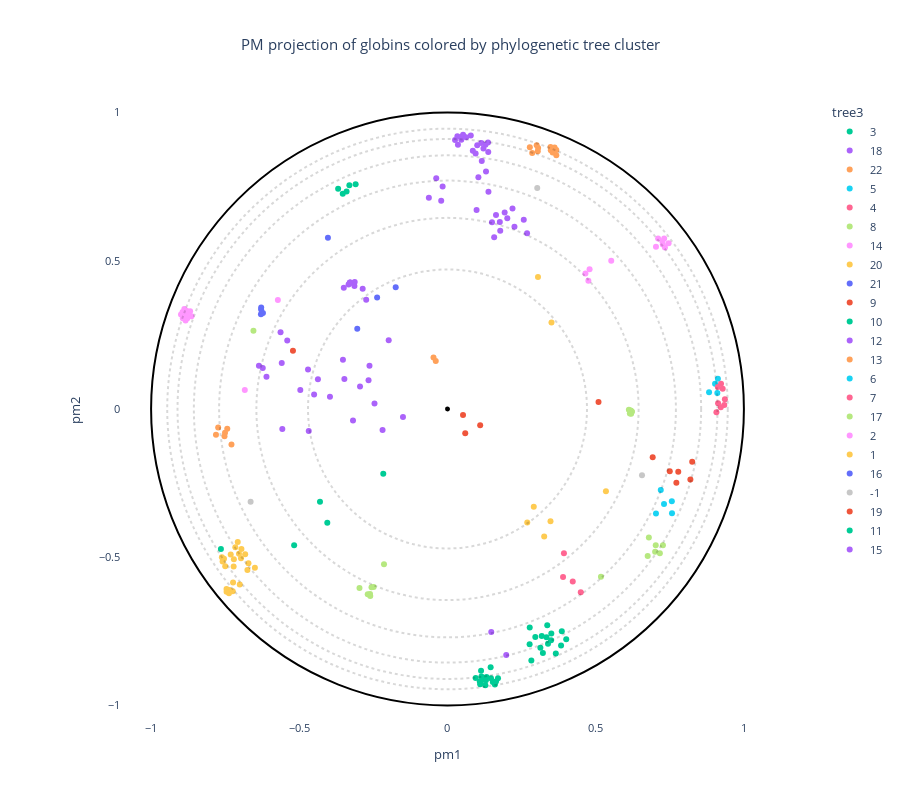

Notebook cell for this chart:
### Code cell
trace1 = plot_embedding_interactive(df5, 
                                    labels_name = 'tree3',
                                    show_text=True, 
                                    color_palette = globin_palette,
                                    title = "PM projection of globins colored by phylogenetic tree cluster",
                                    fontsize = 11
                              )
trace1.write_image(path_to_figures+"/Globins_by_tree3.pdf")
trace1.show()

### Figure 1 — Plotly figure (JSON) as saved in the notebook; plotly's stock layout.template omitted (floating-point values rounded to 4 significant figures; data arrays with more than 128 entries replaced by an {"elided": "..."} marker saying what was removed)
{"data": [{"customdata": [[5, 3, 3, 2, "Globin C, coelomic", "Globin", "Caudina arenicola", "Caudina", 2.101, "Echinodermata"], [4, 2, 3, 2, "Hemoglobin", "Hemoglobin", "Hemipholis cordifera", "Hemipholis", 2.327, "Echinodermata"], [4, 2, 3, 2, "Hemoglobin", "Hemoglobin", "Ophiactis simplex", "Ophiactis", 2.22, "Echinodermata"], [4, 2, 3, 2, "Hemoglobin", "Hemoglobin", "Ophiactis simplex", "Ophiactis", 2.262, "Echinodermata"], [-1, -1, 3, 2, "Extracellular globin 1", "Extracellular", "Metaphire sieboldi", "Metaphire", 2.434, "Annelida"]], "hovertemplate": "<b>%{hovertext}</b><br><br>tree3=%{customdata[2]}<br>pm1=%{x}<br>pm2=%{y}<br>tree1=%{customdata[0]}<br>tree2=%{customdata[1]}<br>tree4=%{customdata[3]}<br>full_name=%{customdata[4]}<br>short_name=%{customdata[5]}<br>full_species=%{customdata[6]}<br>short_species=%{customdata[7]}<br>evo_distance=%{customdata[8]}<br>Color_species=%{customdata[9]}<extra></extra>", "hovertext": [3, 3, 3, 3, 3], "legendgroup": "3", "marker": {"color": "#00cc96", "symbol": "circle"}, "mode": "markers", "name": "3", "orientation": "v", "showlegend": true, "type": "scatter", "x": [-0.2167, -0.4302, -0.4056, -0.5174, -0.7645], "xaxis": "x", "y": [-0.2186, -0.3126, -0.3843, -0.4599, -0.4726], "yaxis": "y"}, {"customdata": {"elided": "33x10 mixed values"}, "hovertemplate": "<b>%{hovertext}</b><br><br>tree3=%{customdata[2]}<br>pm1=%{x}<br>pm2=%{y}<br>tree1=%{customdata[0]}<br>tree2=%{customdata[1]}<br>tree4=%{customdata[3]}<br>full_name=%{customdata[4]}<br>short_name=%{customdata[5]}<br>full_species=%{customdata[6]}<br>short_species=%{customdata[7]}<br>evo_distance=%{customdata[8]}<br>Color_species=%{customdata[9]}<extra></extra>", "hovertext": [18, 18, 18, 18, 18, 18, 18, 18, 18, 18, 18, 18, 18, 18, 18, 18, 18, 18, 18, 18, 18, 18, 18, 18, 18, 18, 18, 18, 18, 18, 18, 18, 18], "legendgroup": "18", "marker": {"color": "#ab63fa", "symbol": "circle"}, "mode": "markers", "name": "18", "orientation": "v", "showlegend": true, "type": "scatter", "x": [-0.2463, -0.4705, -0.6362, -0.5592, -0.6107, -0.3965, -0.3188, -0.5632, -0.5406, -0.2632, -0.3479, -0.4966, -0.314, -0.3287, -0.3131, -0.2743, -0.3288, -0.3337, -0.2861, -0.3284, -0.1984, -0.2191, -0.1502, -0.45, -0.6233, -0.5573, -0.4372, -0.3528, -0.3307, -0.2664, -0.3499, -0.4681, -0.2951], "xaxis": "x", "y": [0.01823, 0.1333, 0.1454, 0.1551, 0.1089, 0.04161, -0.03921, 0.2587, 0.2306, 0.1459, 0.101, 0.06428, 0.4147, 0.4263, 0.4284, 0.3685, 0.4256, 0.42, 0.406, 0.4265, 0.2316, -0.07131, -0.02668, 0.04888, 0.138, -0.06725, 0.1001, 0.1659, 0.4242, 0.09678, 0.4093, -0.07441, 0.0756], "yaxis": "y"}, {"customdata": [[-1, 40, 22, 11, "ACYPI007228 protein", "ACYPI007228", "Acyrthosiphon pisum", "Acyrthosiphon", 0.4446, "Arthropoda"], [10, 38, 22, 9, "Hemoglobin T1 polymer", "Hemoglobin", "Artemia salina", "Artemia", 1.847, "Arthropoda"], [10, 38, 22, 9, "Hemoglobin P polymer", "Hemoglobin", "Parartemia zietziana", "Parartemia", 1.919, "Arthropoda"], [11, 38, 22, 9, "Hemoglobin T1 polymer", "Hemoglobin", "Artemia salina", "Artemia", 1.781, "Arthropoda"], [11, 38, 22, 9, "Hemoglobin P polymer", "Hemoglobin", "Parartemia zietziana", "Parartemia", 1.74, "Arthropoda"], [11, 38, 22, 9, "Hemoglobin C1 polymer", "Hemoglobin", "Artemia salina", "Artemia", 1.703, "Arthropoda"], [-1, 38, 22, 9, "Hemoglobin P polymer", "Hemoglobin", "Parartemia zietziana", "Parartemia", 2.089, "Arthropoda"], [-1, 40, 22, 11, "Uncharacterized protein", "Uncharacterized", "Acyrthosiphon pisum", "Acyrthosiphon", 0.9009, "Arthropoda"]], "hovertemplate": "<b>%{hovertext}</b><br><br>tree3=%{customdata[2]}<br>pm1=%{x}<br>pm2=%{y}<br>tree1=%{customdata[0]}<br>tree2=%{customdata[1]}<br>tree4=%{customdata[3]}<br>full_name=%{customdata[4]}<br>short_name=%{customdata[5]}<br>full_species=%{customdata[6]}<br>short_species=%{customdata[7]}<br>evo_distance=%{customdata[8]}<br>Color_species=%{customdata[9]}<extra></extra>", "hovertext": [22, 22, 22, 22, 22, 22, 22, 22], "legendgroup": "22", "marker": {"color": "#FFA15A", "symbol": "circle"}, "mode": "markers", "name": "22", "orientation": "v", "showlegend": true, "type": "scatter", "x": [-0.03961, -0.7737, -0.7811, -0.7431, -0.7506, -0.7524, -0.7288, -0.04717], "xaxis": "x", "y": [0.1621, -0.06273, -0.08738, -0.06715, -0.0806, -0.09165, -0.1201, 0.1739], "yaxis": "y"}, {"customdata": [[13, 17, 5, 7, "Uncharacterized protein", "Uncharacterized", "Capitella teleta", "Capitella", 2.144, "Annelida"], [13, 17, 5, 7, "Uncharacterized protein", "Uncharacterized", "Capitella teleta", "Capitella", 2.237, "Annelida"], [-1, 17, 5, 7, "Uncharacterized protein (Fragment)", "Uncharacterized", "Capitella teleta", "Capitella", 2.669, "Annelida"], [-1, 17, 5, 7, "Uncharacterized protein", "Uncharacterized", "Capitella teleta", "Capitella", 2.428, "Annelida"]], "hovertemplate": "<b>%{hovertext}</b><br><br>tree3=%{customdata[2]}<br>pm1=%{x}<br>pm2=%{y}<br>tree1=%{customdata[0]}<br>tree2=%{customdata[1]}<br>tree4=%{customdata[3]}<br>full_name=%{customdata[4]}<br>short_name=%{customdata[5]}<br>full_species=%{customdata[6]}<br>short_species=%{customdata[7]}<br>evo_distance=%{customdata[8]}<br>Color_species=%{customdata[9]}<extra></extra>", "hovertext": [5, 5, 5, 5], "legendgroup": "5", "marker": {"color": "#19d3f3", "symbol": "circle"}, "mode": "markers", "name": "5", "orientation": "v", "showlegend": true, "type": "scatter", "x": [0.9103, 0.8825, 0.9122, 0.9027], "xaxis": "x", "y": [0.05401, 0.05633, 0.1016, 0.08514], "yaxis": "y"}, {"customdata": [[-1, -1, 4, 7, "Uncharacterized protein", "Uncharacterized", "Capitella teleta", "Capitella", 2.502, "Annelida"], [-1, 7, 4, 7, "Cytoglobin 2", "Cytoglobin", "Crassostrea gigas", "Crassostrea", 2.349, "Mollusca"], [-1, 7, 4, 7, "Uncharacterized protein", "Uncharacterized", "Lottia gigantea", "Lottia", 2.433, "Mollusca"], [12, 6, 4, 7, "Protein CBR GLB 7", "Protein", "Caenorhabditis briggsae", "Caenorhabditis", 3.016, "Nematoda"], [12, 6, 4, 7, "Uncharacterized protein", "Uncharacterized", "Haemonchus placei", "Haemonchus", 3.29, "Nematoda"], [-1, 6, 4, 7, "Cre glb 30 protein", "Cre", "Ascaris suum", "Ascaris", 3.176, "Nematoda"], [-1, -1, 4, 7, "Globin like protein 26", "Globin", "Trichinella pseudospiralis", "Trichinella", 3.038, "Nematoda"], [-1, 6, 4, 7, "Uncharacterized protein", "Uncharacterized", "Ancylostoma ceylanicum", "Ancylostoma", 3.207, "Nematoda"]], "hovertemplate": "<b>%{hovertext}</b><br><br>tree3=%{customdata[2]}<br>pm1=%{x}<br>pm2=%{y}<br>tree1=%{customdata[0]}<br>tree2=%{customdata[1]}<br>tree4=%{customdata[3]}<br>full_name=%{customdata[4]}<br>short_name=%{customdata[5]}<br>full_species=%{customdata[6]}<br>short_species=%{customdata[7]}<br>evo_distance=%{customdata[8]}<br>Color_species=%{customdata[9]}<extra></extra>", "hovertext": [4, 4, 4, 4, 4, 4, 4, 4], "legendgroup": "4", "marker": {"color": "#FF6692", "symbol": "circle"}, "mode": "markers", "name": "4", "orientation": "v", "showlegend": true, "type": "scatter", "x": [0.9284, 0.9228, 0.912, 0.9128, 0.9072, 0.9337, 0.9358, 0.9221], "xaxis": "x", "y": [0.06817, 0.08477, 0.07397, 0.01936, -0.01067, 0.01346, 0.03296, 0.005769], "yaxis": "y"}, {"customdata": {"elided": "15x10 mixed values"}, "hovertemplate": "<b>%{hovertext}</b><br><br>tree3=%{customdata[2]}<br>pm1=%{x}<br>pm2=%{y}<br>tree1=%{customdata[0]}<br>tree2=%{customdata[1]}<br>tree4=%{customdata[3]}<br>full_name=%{customdata[4]}<br>short_name=%{customdata[5]}<br>full_species=%{customdata[6]}<br>short_species=%{customdata[7]}<br>evo_distance=%{customdata[8]}<br>Color_species=%{customdata[9]}<extra></extra>", "hovertext": [8, 8, 8, 8, 8, 8, 8, 8, 8, 8, 8, 8, 8, 8, 8], "legendgroup": "8", "marker": {"color": "#B6E880", "symbol": "circle"}, "mode": "markers", "name": "8", "orientation": "v", "showlegend": true, "type": "scatter", "x": [0.6793, 0.5177, 0.6203, 0.6181, 0.7025, 0.6119, 0.6753, 0.7164, 0.6152, 0.7005, 0.6219, 0.6179, 0.6217, 0.6195, 0.7267], "xaxis": "x", "y": [-0.4333, -0.5663, -0.00737, -0.006285, -0.4596, -0.002751, -0.496, -0.4867, -0.0156, -0.4819, -0.009004, -0.00521, -0.008885, -0.01581, -0.4601], "yaxis": "y"}, {"customdata": [[-1, 23, 14, 6, "Globin", "Globin", "Branchiostoma floridae", "Branchiostoma", 2.133, "Chordata"], [34, 23, 14, 6, "Globin", "Globin", "Branchiostoma floridae", "Branchiostoma", 2.166, "Chordata"], [33, 24, 14, 6, "Uncharacterized protein", "Uncharacterized", "Ciona savignyi", "Ciona", 2.805, "Chordata"], [33, 24, 14, 6, "Uncharacterized protein", "Uncharacterized", "Ciona intestinalis", "Ciona", 2.811, "Chordata"], [33, 24, 14, 6, "Globin", "Globin", "Ciona intestinalis", "Ciona", 2.838, "Chordata"], [33, 24, 14, 6, "Uncharacterized protein", "Uncharacterized", "Ciona savignyi", "Ciona", 2.966, "Chordata"], [35, 24, 14, 6, "Uncharacterized protein", "Uncharacterized", "Ciona savignyi", "Ciona", 2.658, "Chordata"], [35, 24, 14, 6, "Globin", "Globin", "Ciona intestinalis", "Ciona", 2.609, "Chordata"], [34, 23, 14, 6, "Putative uncharacterized protein", "Putative", "Branchiostoma floridae", "Branchiostoma", 2.38, "Chordata"], [34, 23, 14, 6, "Putative uncharacterized protein", "Putative", "Branchiostoma floridae", "Branchiostoma", 2.388, "Chordata"], [-1, -1, 14, 6, "Neuroglobin like protein", "Neuroglobin", "Saccoglossus kowalevskii", "Saccoglossus", 2.36, "Hemichordata"], [-1, 24, 14, 6, "Globin", "Globin", "Ciona intestinalis", "Ciona", 3.129, "Chordata"]], "hovertemplate": "<b>%{hovertext}</b><br><br>tree3=%{customdata[2]}<br>pm1=%{x}<br>pm2=%{y}<br>tree1=%{customdata[0]}<br>tree2=%{customdata[1]}<br>tree4=%{customdata[3]}<br>full_name=%{customdata[4]}<br>short_name=%{customdata[5]}<br>full_species=%{customdata[6]}<br>short_species=%{customdata[7]}<br>evo_distance=%{customdata[8]}<br>Color_species=%{customdata[9]}<extra></extra>", "hovertext": [14, 14, 14, 14, 14, 14, 14, 14, 14, 14, 14, 14], "legendgroup": "14", "marker": {"color": "#FF97FF", "symbol": "circle"}, "mode": "markers", "name": "14", "orientation": "v", "showlegend": true, "type": "scatter", "x": [0.5524, 0.4753, 0.7336, 0.7263, 0.7249, 0.731, 0.7105, 0.7033, 0.4793, 0.4654, -0.6839, 0.746], "xaxis": "x", "y": [0.5002, 0.4327, 0.5451, 0.5549, 0.5649, 0.5749, 0.575, 0.547, 0.4716, 0.4573, 0.06398, 0.5591], "yaxis": "y"}, {"customdata": [[-1, 39, 20, 10, "Uncharacterized protein", "Uncharacterized", "Strongylocentrotus purpuratus", "Strongylocentrotus", 1.753, "Echinodermata"], [-1, 39, 20, 7, "Putative uncharacterized protein", "Putative", "Branchiostoma floridae", "Branchiostoma", 1.933, "Chordata"], [-1, -1, 20, 7, "Putative uncharacterized protein", "Putative", "Trichoplax adhaerens", "Trichoplax", 2.316, "Placozoa"], [23, 16, 20, 7, "Uncharacterized protein", "Uncharacterized", "Arion vulgaris", "Arion", 2.609, "Mollusca"], [-1, 16, 20, 7, "Uncharacterized protein", "Uncharacterized", "Lottia gigantea", "Lottia", 2.73, "Mollusca"], [23, 16, 20, 7, "Cytoglobin 1", "Cytoglobin", "Crassostrea gigas", "Crassostrea", 2.855, "Mollusca"], [23, 16, 20, 7, "Uncharacterized protein", "Uncharacterized", "Lottia gigantea", "Lottia", 2.731, "Mollusca"]], "hovertemplate": "<b>%{hovertext}</b><br><br>tree3=%{customdata[2]}<br>pm1=%{x}<br>pm2=%{y}<br>tree1=%{customdata[0]}<br>tree2=%{customdata[1]}<br>tree4=%{customdata[3]}<br>full_name=%{customdata[4]}<br>short_name=%{customdata[5]}<br>full_species=%{customdata[6]}<br>short_species=%{customdata[7]}<br>evo_distance=%{customdata[8]}<br>Color_species=%{customdata[9]}<extra></extra>", "hovertext": [20, 20, 20, 20, 20, 20, 20], "legendgroup": "20", "marker": {"color": "#FECB52", "symbol": "circle"}, "mode": "markers", "name": "20", "orientation": "v", "showlegend": true, "type": "scatter", "x": [0.3053, 0.3508, 0.5345, 0.2691, 0.2911, 0.3262, 0.3475], "xaxis": "x", "y": [0.4449, 0.2915, -0.2776, -0.3828, -0.33, -0.4302, -0.3792], "yaxis": "y"}, {"customdata": [[-1, 37, 21, 10, "Uncharacterized protein", "Uncharacterized", "Lutzomyia longipalpis", "Lutzomyia", 1.946, "Arthropoda"], [47, 36, 21, 10, "Putative hemoglobin like flavoprotein (Fragment)", "Hemoglobin", "Rhodnius neglectus", "Rhodnius", 1.846, "Arthropoda"], [47, 36, 21, 10, "Putative hemoglobin like flavoprotein (Fragment)", "Hemoglobin", "Triatoma infestans", "Triatoma", 1.904, "Arthropoda"], [-1, 37, 21, 10, "Uncharacterized protein", "Uncharacterized", "Glossina morsitans", "Glossina", 2.019, "Arthropoda"]], "hovertemplate": "<b>%{hovertext}</b><br><br>tree3=%{customdata[2]}<br>pm1=%{x}<br>pm2=%{y}<br>tree1=%{customdata[0]}<br>tree2=%{customdata[1]}<br>tree4=%{customdata[3]}<br>full_name=%{customdata[4]}<br>short_name=%{customdata[5]}<br>full_species=%{customdata[6]}<br>short_species=%{customdata[7]}<br>evo_distance=%{customdata[8]}<br>Color_species=%{customdata[9]}<extra></extra>", "hovertext": [21, 21, 21, 21], "legendgroup": "21", "marker": {"color": "#636efa", "symbol": "circle"}, "mode": "markers", "name": "21", "orientation": "v", "showlegend": true, "type": "scatter", "x": [-0.2374, -0.4034, -0.3044, -0.1747], "xaxis": "x", "y": [0.3758, 0.5781, 0.271, 0.4106], "yaxis": "y"}, {"customdata": [[-1, -1, 9, 3, "Uncharacterized protein", "Uncharacterized", "Amphimedon queenslandica", "Amphimedon", 2.522, "Porifera"], [14, 10, 9, 3, "Uncharacterized protein", "Uncharacterized", "Strongylocentrotus purpuratus", "Strongylocentrotus", 2.654, "Echinodermata"], [-1, -1, 9, 3, "Uncharacterized protein", "Uncharacterized", "Micromonas commoda", "Micromonas", 2.71, "Viridiplantae"], [14, 10, 9, 3, "Uncharacterized protein", "Uncharacterized", "Strongylocentrotus purpuratus", "Strongylocentrotus", 2.587, "Echinodermata"], [-1, 10, 9, 3, "Uncharacterized protein", "Uncharacterized", "Strongylocentrotus purpuratus", "Strongylocentrotus", 2.519, "Echinodermata"], [14, 10, 9, 3, "Uncharacterized protein", "Uncharacterized", "Strongylocentrotus purpuratus", "Strongylocentrotus", 2.276, "Echinodermata"], [14, 10, 9, 3, "Uncharacterized protein", "Uncharacterized", "Strongylocentrotus purpuratus", "Strongylocentrotus", 2.867, "Echinodermata"]], "hovertemplate": "<b>%{hovertext}</b><br><br>tree3=%{customdata[2]}<br>pm1=%{x}<br>pm2=%{y}<br>tree1=%{customdata[0]}<br>tree2=%{customdata[1]}<br>tree4=%{customdata[3]}<br>full_name=%{customdata[4]}<br>short_name=%{customdata[5]}<br>full_species=%{customdata[6]}<br>short_species=%{customdata[7]}<br>evo_distance=%{customdata[8]}<br>Color_species=%{customdata[9]}<extra></extra>", "hovertext": [9, 9, 9, 9, 9, 9, 9], "legendgroup": "9", "marker": {"color": "#EF553B", "symbol": "circle"}, "mode": "markers", "name": "9", "orientation": "v", "showlegend": true, "type": "scatter", "x": [0.5095, 0.7499, 0.6923, 0.7722, 0.8195, 0.7785, 0.8255], "xaxis": "x", "y": [0.02386, -0.2101, -0.1628, -0.2487, -0.2378, -0.2116, -0.1784], "yaxis": "y"}, {"customdata": {"elided": "31x10 mixed values"}, "hovertemplate": "<b>%{hovertext}</b><br><br>tree3=%{customdata[2]}<br>pm1=%{x}<br>pm2=%{y}<br>tree1=%{customdata[0]}<br>tree2=%{customdata[1]}<br>tree4=%{customdata[3]}<br>full_name=%{customdata[4]}<br>short_name=%{customdata[5]}<br>full_species=%{customdata[6]}<br>short_species=%{customdata[7]}<br>evo_distance=%{customdata[8]}<br>Color_species=%{customdata[9]}<extra></extra>", "hovertext": [10, 10, 10, 10, 10, 10, 10, 10, 10, 10, 10, 10, 10, 10, 10, 10, 10, 10, 10, 10, 10, 10, 10, 10, 10, 10, 10, 10, 10, 10, 10], "legendgroup": "10", "marker": {"color": "#00cc96", "symbol": "circle"}, "mode": "markers", "name": "10", "orientation": "v", "showlegend": true, "type": "scatter", "x": [0.3134, 0.3391, 0.3366, 0.277, 0.2962, 0.4005, 0.3179, 0.1467, 0.1598, 0.1102, 0.1528, 0.1175, 0.1636, 0.1703, 0.1296, 0.1317, 0.1278, 0.1088, 0.1456, 0.1145, 0.09509, 0.1132, 0.3832, 0.3856, 0.334, 0.2774, 0.3494, 0.3503, 0.3219, 0.3654, 0.2829], "xaxis": "x", "y": [-0.8059, -0.7924, -0.7296, -0.7942, -0.7692, -0.777, -0.7662, -0.9083, -0.9292, -0.929, -0.9212, -0.9145, -0.9198, -0.9083, -0.9156, -0.9042, -0.9321, -0.9193, -0.8715, -0.9023, -0.9074, -0.8829, -0.7983, -0.7501, -0.7703, -0.7372, -0.7804, -0.7576, -0.8233, -0.8254, -0.8489], "yaxis": "y"}, {"customdata": {"elided": "36x10 mixed values"}, "hovertemplate": "<b>%{hovertext}</b><br><br>tree3=%{customdata[2]}<br>pm1=%{x}<br>pm2=%{y}<br>tree1=%{customdata[0]}<br>tree2=%{customdata[1]}<br>tree4=%{customdata[3]}<br>full_name=%{customdata[4]}<br>short_name=%{customdata[5]}<br>full_species=%{customdata[6]}<br>short_species=%{customdata[7]}<br>evo_distance=%{customdata[8]}<br>Color_species=%{customdata[9]}<extra></extra>", "hovertext": [12, 12, 12, 12, 12, 12, 12, 12, 12, 12, 12, 12, 12, 12, 12, 12, 12, 12, 12, 12, 12, 12, 12, 12, 12, 12, 12, 12, 12, 12, 12, 12, 12, 12, 12, 12], "legendgroup": "12", "marker": {"color": "#ab63fa", "symbol": "circle"}, "mode": "markers", "name": "12", "orientation": "v", "showlegend": true, "type": "scatter", "x": [0.03517, 0.1003, 0.1375, 0.2259, 0.02545, 0.05254, 0.1765, 0.04652, 0.2573, 0.2684, 0.1212, 0.1367, 0.1779, 0.2193, 0.1141, 0.1636, 0.04672, 0.08539, 0.06286, 0.1156, 0.2017, 0.09489, 0.15, 0.1928, 0.0981, 0.1042, 0.07856, 0.13, 0.1382, -0.01646, -0.03805, -0.02121, -0.06293, 0.128, 0.1575, 0.03339], "xaxis": "x", "y": [0.8918, 0.8897, 0.867, 0.6149, 0.9077, 0.9251, 0.6304, 0.9081, 0.6385, 0.5924, 0.8783, 0.8992, 0.6016, 0.6759, 0.8972, 0.654, 0.9174, 0.8716, 0.9171, 0.8364, 0.6433, 0.8615, 0.63, 0.6628, 0.6717, 0.7814, 0.9228, 0.8013, 0.733, 0.7502, 0.7787, 0.7026, 0.7122, 0.8912, 0.5793, 0.9197], "yaxis": "y"}, {"customdata": [[-1, 18, 13, 5, "Uncharacterized protein", "Uncharacterized", "Lepisosteus oculatus", "Lepisosteus", 2.353, "Chordata"], [27, 19, 13, 5, "Hemoglobin subunit alpha", "Hemoglobin", "Cavia porcellus", "Cavia", 2.682, "Chordata"], [27, 19, 13, 5, "Hemoglobin subunit alpha 2", "Hemoglobin", "Scalopus aquaticus", "Scalopus", 2.595, "Chordata"], [26, 19, 13, 5, "Uncharacterized protein", "Uncharacterized", "Neotoma lepida", "Neotoma", 2.638, "Chordata"], [25, 18, 13, 5, "Globin Y", "Globin", "Callorhinchus milii", "Callorhinchus", 2.515, "Chordata"], [25, 18, 13, 5, "Uncharacterized protein", "Uncharacterized", "Latimeria chalumnae", "Latimeria", 2.299, "Chordata"], [24, 18, 13, 5, "Uncharacterized protein", "Uncharacterized", "Xenopus tropicalis", "Xenopus", 2.514, "Chordata"], [24, 18, 13, 5, "Globin Y", "Globin", "Xenopus laevis", "Xenopus", 2.456, "Chordata"], [-1, 18, 13, 5, "Uncharacterized protein", "Uncharacterized", "Pelodiscus sinensis", "Pelodiscus", 2.698, "Chordata"], [26, 19, 13, 5, "Hemoglobin subunit rho", "Hemoglobin", "Alligator mississippiensis", "Alligator", 2.984, "Chordata"], [26, 19, 13, 5, "Uncharacterized protein", "Uncharacterized", "Nomascus leucogenys", "Nomascus", 2.77, "Chordata"]], "hovertemplate": "<b>%{hovertext}</b><br><br>tree3=%{customdata[2]}<br>pm1=%{x}<br>pm2=%{y}<br>tree1=%{customdata[0]}<br>tree2=%{customdata[1]}<br>tree4=%{customdata[3]}<br>full_name=%{customdata[4]}<br>short_name=%{customdata[5]}<br>full_species=%{customdata[6]}<br>short_species=%{customdata[7]}<br>evo_distance=%{customdata[8]}<br>Color_species=%{customdata[9]}<extra></extra>", "hovertext": [13, 13, 13, 13, 13, 13, 13, 13, 13, 13, 13], "legendgroup": "13", "marker": {"color": "#FFA15A", "symbol": "circle"}, "mode": "markers", "name": "13", "orientation": "v", "showlegend": true, "type": "scatter", "x": [0.3485, 0.3046, 0.2858, 0.2778, 0.3477, 0.367, 0.3671, 0.3546, 0.3613, 0.3057, 0.3008], "xaxis": "x", "y": [0.8727, 0.8693, 0.8635, 0.8834, 0.8837, 0.8736, 0.8561, 0.8652, 0.8824, 0.8805, 0.8894], "yaxis": "y"}, {"customdata": [[-1, -1, 6, 3, "Globin", "Globin", "Gemmatirosa kalamazoonesis", "Gemmatirosa", 2.905, "Bacteria"], [-1, 9, 6, 3, "Globin", "Globin", "Gemmatirosa kalamazoonesis", "Gemmatirosa", 3.007, "Bacteria"], [-1, 9, 6, 3, "Hemin receptor", "Hemin", "Halothiobacillus sp.", "Halothiobacillus", 2.535, "Bacteria"], [15, 8, 6, 3, "ARAD1D45562p", "ARAD1D45562p", "Blastobotrys adeninivorans", "Blastobotrys", 3.652, "Fungi"], [15, 8, 6, 3, "CYFA0S05e02454g1_1", "CYFA0S05e02454g1_1", "Cyberlindnera fabianii", "Cyberlindnera", 4.119, "Fungi"]], "hovertemplate": "<b>%{hovertext}</b><br><br>tree3=%{customdata[2]}<br>pm1=%{x}<br>pm2=%{y}<br>tree1=%{customdata[0]}<br>tree2=%{customdata[1]}<br>tree4=%{customdata[3]}<br>full_name=%{customdata[4]}<br>short_name=%{customdata[5]}<br>full_species=%{customdata[6]}<br>short_species=%{customdata[7]}<br>evo_distance=%{customdata[8]}<br>Color_species=%{customdata[9]}<extra></extra>", "hovertext": [6, 6, 6, 6, 6], "legendgroup": "6", "marker": {"color": "#19d3f3", "symbol": "circle"}, "mode": "markers", "name": "6", "orientation": "v", "showlegend": true, "type": "scatter", "x": [0.7569, 0.7033, 0.7195, 0.7574, 0.7305], "xaxis": "x", "y": [-0.3113, -0.3524, -0.273, -0.3519, -0.3206], "yaxis": "y"}, {"customdata": [[-1, 15, 7, 4, "Predicted protein", "Predicted", "Nematostella vectensis", "Nematostella", 3.063, "Cnidaria"], [20, 15, 7, 4, "Predicted protein", "Predicted", "Nematostella vectensis", "Nematostella", 2.696, "Cnidaria"], [-1, 15, 7, 4, "Predicted protein", "Predicted", "Nematostella vectensis", "Nematostella", 2.747, "Cnidaria"], [20, 15, 7, 4, "Predicted protein", "Predicted", "Nematostella vectensis", "Nematostella", 2.467, "Cnidaria"]], "hovertemplate": "<b>%{hovertext}</b><br><br>tree3=%{customdata[2]}<br>pm1=%{x}<br>pm2=%{y}<br>tree1=%{customdata[0]}<br>tree2=%{customdata[1]}<br>tree4=%{customdata[3]}<br>full_name=%{customdata[4]}<br>short_name=%{customdata[5]}<br>full_species=%{customdata[6]}<br>short_species=%{customdata[7]}<br>evo_distance=%{customdata[8]}<br>Color_species=%{customdata[9]}<extra></extra>", "hovertext": [7, 7, 7, 7], "legendgroup": "7", "marker": {"color": "#FF6692", "symbol": "circle"}, "mode": "markers", "name": "7", "orientation": "v", "showlegend": true, "type": "scatter", "x": [0.4496, 0.3898, 0.4226, 0.3928], "xaxis": "x", "y": [-0.6183, -0.5672, -0.5819, -0.4868], "yaxis": "y"}, {"customdata": [[43, 31, 17, 10, "Globin 2 A chain", "Globin", "Anadara inaequivalvis", "Anadara", 2.939, "Mollusca"], [-1, -1, 17, 10, "Nerve hemoglobin", "Hemoglobin", "Spisula solidissima", "Spisula", 2.929, "Mollusca"], [-1, 31, 17, 10, "Hemoglobin (Heterodimeric)", "Hemoglobin", "Barbatia virescens", "Barbatia", 2.81, "Mollusca"], [43, 31, 17, 10, "Globin, minor", "Globin,", "Anadara trapezia", "Anadara", 3.279, "Mollusca"], [43, 31, 17, 10, "Globin 2 B chain", "Globin", "Anadara inaequivalvis", "Anadara", 3.138, "Mollusca"], [-1, -1, 17, 10, "Hemoglobin II", "Hemoglobin", "Phacoides pectinatus", "Phacoides", 2.946, "Mollusca"], [44, 30, 17, 10, "Two domain chain of the polymeric hemoglobin (Intracellular)", "Hemoglobin", "Barbatia lima", "Barbatia", 2.721, "Mollusca"], [44, 30, 17, 10, "Hemoglobin (2 domain)", "Hemoglobin", "Barbatia lima", "Barbatia", 2.732, "Mollusca"]], "hovertemplate": "<b>%{hovertext}</b><br><br>tree3=%{customdata[2]}<br>pm1=%{x}<br>pm2=%{y}<br>tree1=%{customdata[0]}<br>tree2=%{customdata[1]}<br>tree4=%{customdata[3]}<br>full_name=%{customdata[4]}<br>short_name=%{customdata[5]}<br>full_species=%{customdata[6]}<br>short_species=%{customdata[7]}<br>evo_distance=%{customdata[8]}<br>Color_species=%{customdata[9]}<extra></extra>", "hovertext": [17, 17, 17, 17, 17, 17, 17, 17], "legendgroup": "17", "marker": {"color": "#B6E880", "symbol": "circle"}, "mode": "markers", "name": "17", "orientation": "v", "showlegend": true, "type": "scatter", "x": [-0.2691, -0.2143, -0.297, -0.2605, -0.2613, -0.6547, -0.2493, -0.2564], "xaxis": "x", "y": [-0.6253, -0.5236, -0.6043, -0.6309, -0.6243, 0.2639, -0.6003, -0.6015], "yaxis": "y"}, {"customdata": [[2, 1, 2, 1, "Globin 2", "Globin", "Chironomus riparius", "Chironomus", 2.7, "Arthropoda"], [1, 1, 2, 1, "Globin", "Globin", "Polypedilum nubifer", "Polypedilum", 2.361, "Arthropoda"], [1, 1, 2, 1, "Globin", "Globin", "Polypedilum vanderplanki", "Polypedilum", 2.438, "Arthropoda"], [3, 1, 2, 1, "Globin", "Globin", "Polypedilum vanderplanki", "Polypedilum", 2.218, "Arthropoda"], [2, 1, 2, 1, "Globin", "Globin", "Polypedilum nubifer", "Polypedilum", 2.475, "Arthropoda"], [3, 1, 2, 1, "Globin", "Globin", "Polypedilum nubifer", "Polypedilum", 2.358, "Arthropoda"], [3, 1, 2, 1, "Globin", "Globin", "Polypedilum vanderplanki", "Polypedilum", 2.284, "Arthropoda"], [3, 1, 2, 1, "Globin 11", "Globin", "Chironomus riparius", "Chironomus", 2.3, "Arthropoda"], [1, 1, 2, 1, "ORF E protein", "ORF", "Chironomus tentans", "Chironomus", 2.859, "Arthropoda"], [1, 1, 2, 1, "Globin", "Globin", "Polypedilum nubifer", "Polypedilum", 2.567, "Arthropoda"], [1, 1, 2, 1, "Globin", "Globin", "Polypedilum nubifer", "Polypedilum", 2.577, "Arthropoda"], [-1, -1, 2, 1, "Globin", "Globin", "Nerita albicilla", "Nerita", 2.087, "Mollusca"]], "hovertemplate": "<b>%{hovertext}</b><br><br>tree3=%{customdata[2]}<br>pm1=%{x}<br>pm2=%{y}<br>tree1=%{customdata[0]}<br>tree2=%{customdata[1]}<br>tree4=%{customdata[3]}<br>full_name=%{customdata[4]}<br>short_name=%{customdata[5]}<br>full_species=%{customdata[6]}<br>short_species=%{customdata[7]}<br>evo_distance=%{customdata[8]}<br>Color_species=%{customdata[9]}<extra></extra>", "hovertext": [2, 2, 2, 2, 2, 2, 2, 2, 2, 2, 2, 2], "legendgroup": "2", "marker": {"color": "#FF97FF", "symbol": "circle"}, "mode": "markers", "name": "2", "orientation": "v", "showlegend": true, "type": "scatter", "x": [-0.8683, -0.8849, -0.8798, -0.8637, -0.8809, -0.8836, -0.8775, -0.893, -0.8991, -0.8938, -0.8879, -0.5723], "xaxis": "x", "y": [0.3299, 0.3174, 0.3223, 0.3131, 0.3317, 0.2982, 0.3063, 0.3059, 0.319, 0.327, 0.337, 0.3674], "yaxis": "y"}, {"customdata": {"elided": "24x10 mixed values"}, "hovertemplate": "<b>%{hovertext}</b><br><br>tree3=%{customdata[2]}<br>pm1=%{x}<br>pm2=%{y}<br>tree1=%{customdata[0]}<br>tree2=%{customdata[1]}<br>tree4=%{customdata[3]}<br>full_name=%{customdata[4]}<br>short_name=%{customdata[5]}<br>full_species=%{customdata[6]}<br>short_species=%{customdata[7]}<br>evo_distance=%{customdata[8]}<br>Color_species=%{customdata[9]}<extra></extra>", "hovertext": [1, 1, 1, 1, 1, 1, 1, 1, 1, 1, 1, 1, 1, 1, 1, 1, 1, 1, 1, 1, 1, 1, 1, 1], "legendgroup": "1", "marker": {"color": "#FECB52", "symbol": "circle"}, "mode": "markers", "name": "1", "orientation": "v", "showlegend": true, "type": "scatter", "x": [-0.736, -0.7391, -0.7372, -0.6966, -0.6826, -0.7207, -0.7215, -0.6498, -0.6751, -0.6715, -0.7245, -0.7455, -0.7314, -0.7499, -0.754, -0.7612, -0.7587, -0.7035, -0.7235, -0.7009, -0.7077, -0.7158, -0.7453, -0.6952], "xaxis": "x", "y": [-0.6109, -0.6169, -0.622, -0.5038, -0.4897, -0.5074, -0.5317, -0.536, -0.5431, -0.5204, -0.6153, -0.6074, -0.4907, -0.5309, -0.5057, -0.5001, -0.5147, -0.4881, -0.5851, -0.5921, -0.4491, -0.4661, -0.6163, -0.4723], "yaxis": "y"}, {"customdata": [[42, 32, 16, 10, "Globin", "Globin", "Nassarius mutabilis", "Nassarius", 2.693, "Mollusca"], [41, 32, 16, 10, "Uncharacterized protein", "Uncharacterized", "Lottia gigantea", "Lottia", 2.31, "Mollusca"], [41, 32, 16, 10, "Uncharacterized protein", "Uncharacterized", "Lottia gigantea", "Lottia", 2.327, "Mollusca"], [42, 32, 16, 10, "Globin", "Globin", "Cerithidea rhizophorarum", "Cerithidea", 2.814, "Mollusca"]], "hovertemplate": "<b>%{hovertext}</b><br><br>tree3=%{customdata[2]}<br>pm1=%{x}<br>pm2=%{y}<br>tree1=%{customdata[0]}<br>tree2=%{customdata[1]}<br>tree4=%{customdata[3]}<br>full_name=%{customdata[4]}<br>short_name=%{customdata[5]}<br>full_species=%{customdata[6]}<br>short_species=%{customdata[7]}<br>evo_distance=%{customdata[8]}<br>Color_species=%{customdata[9]}<extra></extra>", "hovertext": [16, 16, 16, 16], "legendgroup": "16", "marker": {"color": "#636efa", "symbol": "circle"}, "mode": "markers", "name": "16", "orientation": "v", "showlegend": true, "type": "scatter", "x": [-0.6285, -0.6294, -0.6226, -0.6288], "xaxis": "x", "y": [0.3427, 0.3199, 0.3238, 0.3352], "yaxis": "y"}, {"customdata": [[-1, -1, -1, 8, "Globin (Fragment)", "Globin", "Operophtera brumata", "Operophtera", 2.592, "Arthropoda"], [-1, -1, -1, 3, "Predicted protein", "Predicted", "Nematostella vectensis", "Nematostella", 3.137, "Cnidaria"], [-1, -1, -1, 2, "Putative di domain hemoglobin (Fragment)", "Hemoglobin", "Daphnia magna", "Daphnia", 2.525, "Arthropoda"]], "hovertemplate": "<b>%{hovertext}</b><br><br>tree3=%{customdata[2]}<br>pm1=%{x}<br>pm2=%{y}<br>tree1=%{customdata[0]}<br>tree2=%{customdata[1]}<br>tree4=%{customdata[3]}<br>full_name=%{customdata[4]}<br>short_name=%{customdata[5]}<br>full_species=%{customdata[6]}<br>short_species=%{customdata[7]}<br>evo_distance=%{customdata[8]}<br>Color_species=%{customdata[9]}<extra></extra>", "hovertext": [-1, -1, -1], "legendgroup": "-1", "marker": {"color": "#c7c7c7", "symbol": "circle"}, "mode": "markers", "name": "-1", "orientation": "v", "showlegend": true, "type": "scatter", "x": [0.3028, 0.6562, -0.6642], "xaxis": "x", "y": [0.7451, -0.2233, -0.3131], "yaxis": "y"}, {"customdata": [[46, 35, 19, 10, "Globin", "Globin", "Ancylostoma ceylanicum", "Ancylostoma", 2.23, "Nematoda"], [46, 35, 19, 10, "Uncharacterized protein", "Uncharacterized", "Angiostrongylus costaricensis", "Angiostrongylus", 2.134, "Nematoda"], [46, 35, 19, 10, "Globin", "Globin", "Necator americanus", "Necator", 2.352, "Nematoda"], [-1, -1, 19, 10, "Cytoglobin1like [Saccoglossus kowalevskii]", "Cytoglobin", "Lepeophtheirus salmonis", "Lepeophtheirus", 2.176, "Arthropoda"]], "hovertemplate": "<b>%{hovertext}</b><br><br>tree3=%{customdata[2]}<br>pm1=%{x}<br>pm2=%{y}<br>tree1=%{customdata[0]}<br>tree2=%{customdata[1]}<br>tree4=%{customdata[3]}<br>full_name=%{customdata[4]}<br>short_name=%{customdata[5]}<br>full_species=%{customdata[6]}<br>short_species=%{customdata[7]}<br>evo_distance=%{customdata[8]}<br>Color_species=%{customdata[9]}<extra></extra>", "hovertext": [19, 19, 19, 19], "legendgroup": "19", "marker": {"color": "#EF553B", "symbol": "circle"}, "mode": "markers", "name": "19", "orientation": "v", "showlegend": true, "type": "scatter", "x": [0.0524, 0.1102, 0.05986, -0.5214], "xaxis": "x", "y": [-0.01993, -0.05496, -0.08179, 0.1965], "yaxis": "y"}, {"customdata": [[32, 22, 11, 5, "Hemoglobin (Fragment)", "Hemoglobin", "Biomphalaria glabrata", "Biomphalaria", 3.485, "Mollusca"], [32, 22, 11, 5, "Uncharacterized protein", "Uncharacterized", "Biomphalaria glabrata", "Biomphalaria", 3.638, "Mollusca"], [32, 22, 11, 5, "Uncharacterized protein", "Uncharacterized", "Biomphalaria glabrata", "Biomphalaria", 3.384, "Mollusca"], [32, 22, 11, 5, "Haemoglobin type 1", "Hemoglobin", "Biomphalaria glabrata", "Biomphalaria", 3.532, "Mollusca"], [32, 22, 11, 5, "Uncharacterized protein", "Uncharacterized", "Biomphalaria glabrata", "Biomphalaria", 3.615, "Mollusca"]], "hovertemplate": "<b>%{hovertext}</b><br><br>tree3=%{customdata[2]}<br>pm1=%{x}<br>pm2=%{y}<br>tree1=%{customdata[0]}<br>tree2=%{customdata[1]}<br>tree4=%{customdata[3]}<br>full_name=%{customdata[4]}<br>short_name=%{customdata[5]}<br>full_species=%{customdata[6]}<br>short_species=%{customdata[7]}<br>evo_distance=%{customdata[8]}<br>Color_species=%{customdata[9]}<extra></extra>", "hovertext": [11, 11, 11, 11, 11], "legendgroup": "11", "marker": {"color": "#00cc96", "symbol": "circle"}, "mode": "markers", "name": "11", "orientation": "v", "showlegend": true, "type": "scatter", "x": [-0.3405, -0.369, -0.3099, -0.3534, -0.331], "xaxis": "x", "y": [0.7341, 0.7428, 0.7579, 0.7258, 0.7551], "yaxis": "y"}, {"customdata": [[-1, 25, 15, 8, "Metalloendopeptidase", "Metalloendopeptidase", "Globodera pallida", "Globodera", 2.866, "Nematoda"], [-1, 25, 15, 8, "Uncharacterized protein", "Uncharacterized", "Strongyloides stercoralis", "Strongyloides", 3.193, "Nematoda"]], "hovertemplate": "<b>%{hovertext}</b><br><br>tree3=%{customdata[2]}<br>pm1=%{x}<br>pm2=%{y}<br>tree1=%{customdata[0]}<br>tree2=%{customdata[1]}<br>tree4=%{customdata[3]}<br>full_name=%{customdata[4]}<br>short_name=%{customdata[5]}<br>full_species=%{customdata[6]}<br>short_species=%{customdata[7]}<br>evo_distance=%{customdata[8]}<br>Color_species=%{customdata[9]}<extra></extra>", "hovertext": [15, 15], "legendgroup": "15", "marker": {"color": "#ab63fa", "symbol": "circle"}, "mode": "markers", "name": "15", "orientation": "v", "showlegend": true, "type": "scatter", "x": [0.1477, 0.1981], "xaxis": "x", "y": [-0.7523, -0.8299], "yaxis": "y"}], "layout": {"font": {"size": 11}, "height": 800, "legend": {"title": {"text": "tree3"}, "tracegroupgap": 0}, "plot_bgcolor": "rgba(0, 0, 0, 0)", "shapes": [{"line": {"color": "black", "dash": "dot"}, "opacity": 0.15, "type": "circle", "x0": -0.4706, "x1": 0.4706, "y0": -0.4706, "y1": 0.4706}, {"line": {"color": "black", "dash": "dot"}, "opacity": 0.15, "type": "circle", "x0": -0.6447, "x1": 0.6447, "y0": -0.6447, "y1": 0.6447}, {"line": {"color": "black", "dash": "dot"}, "opacity": 0.15, "type": "circle", "x0": -0.7705, "x1": 0.7705, "y0": -0.7705, "y1": 0.7705}, {"line": {"color": "black", "dash": "dot"}, "opacity": 0.15, "type": "circle", "x0": -0.8557, "x1": 0.8557, "y0": -0.8557, "y1": 0.8557}, {"line": {"color": "black", "dash": "dot"}, "opacity": 0.15, "type": "circle", "x0": -0.9108, "x1": 0.9108, "y0": -0.9108, "y1": 0.9108}, {"line": {"color": "black", "dash": "dot"}, "opacity": 0.15, "type": "circle", "x0": -0.9455, "x1": 0.9455, "y0": -0.9455, "y1": 0.9455}, {"line": {"color": "Black"}, "type": "circle", "x0": -1, "x1": 1, "xref": "x", "y0": -1, "y1": 1, "yref": "y"}, {"fillcolor": "Black", "line": {"color": "Black"}, "type": "circle", "x0": -0.005, "x1": 0.005, "xref": "x", "y0": -0.005, "y1": 0.005, "yref": "y"}], "title": {"text": "PM projection of globins colored by phylogenetic tree cluster", "x": 0.5}, "xaxis": {"anchor": "y", "constrain": "domain", "domain": [0, 1], "range": [-1.1, 1.1], "title": {"text": "pm1"}}, "yaxis": {"anchor": "x", "domain": [0, 1], "scaleanchor": "x", "scaleratio": 1, "title": {"text": "pm2"}}, "yaxis2": {"layer": "below traces", "matches": "y", "overlaying": "y"}}}
